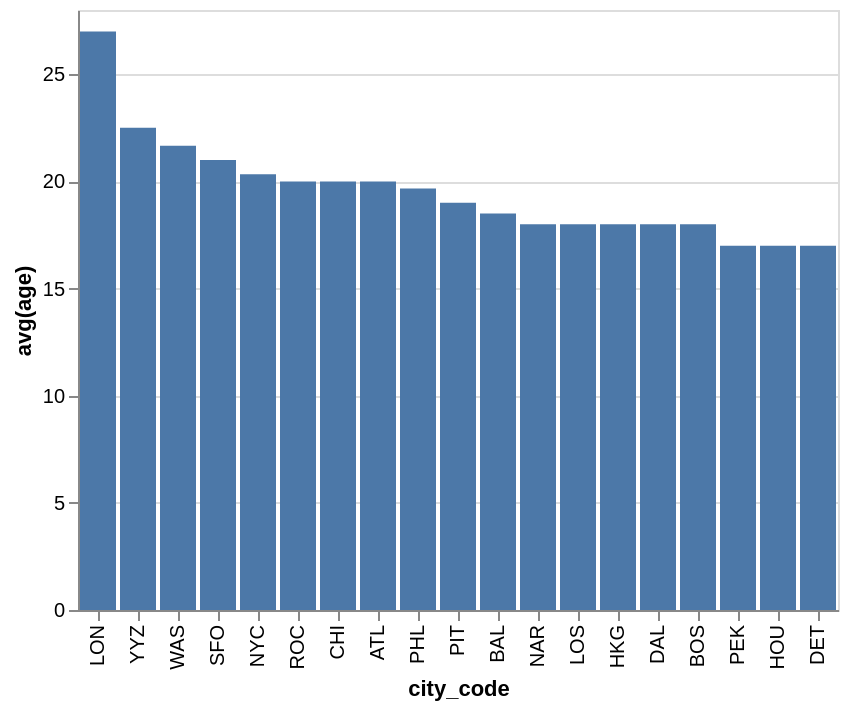

Vega-Lite specification stored for this chart:
### Vega-Lite specification from a JSON file in a GitHub repository (floating-point values rounded to 4 significant figures)
{"data": {"values": [{"x_data": "LON", "y_data": 27}, {"x_data": "YYZ", "y_data": 22.5}, {"x_data": "WAS", "y_data": 21.67}, {"x_data": "SFO", "y_data": 21}, {"x_data": "NYC", "y_data": 20.33}, {"x_data": "ROC", "y_data": 20}, {"x_data": "CHI", "y_data": 20}, {"x_data": "ATL", "y_data": 20}, {"x_data": "PHL", "y_data": 19.67}, {"x_data": "PIT", "y_data": 19}, {"x_data": "BAL", "y_data": 18.5}, {"x_data": "NAR", "y_data": 18}, {"x_data": "LOS", "y_data": 18}, {"x_data": "HKG", "y_data": 18}, {"x_data": "DAL", "y_data": 18}, {"x_data": "BOS", "y_data": 18}, {"x_data": "PEK", "y_data": 17}, {"x_data": "HOU", "y_data": 17}, {"x_data": "DET", "y_data": 17}]}, "mark": "bar", "encoding": {"x": {"field": "x_data", "type": "nominal", "title": "city_code", "sort": {"op": "sum", "field": "y_data", "order": "descending"}}, "y": {"field": "y_data", "type": "quantitative", "title": "avg(age)"}}}
